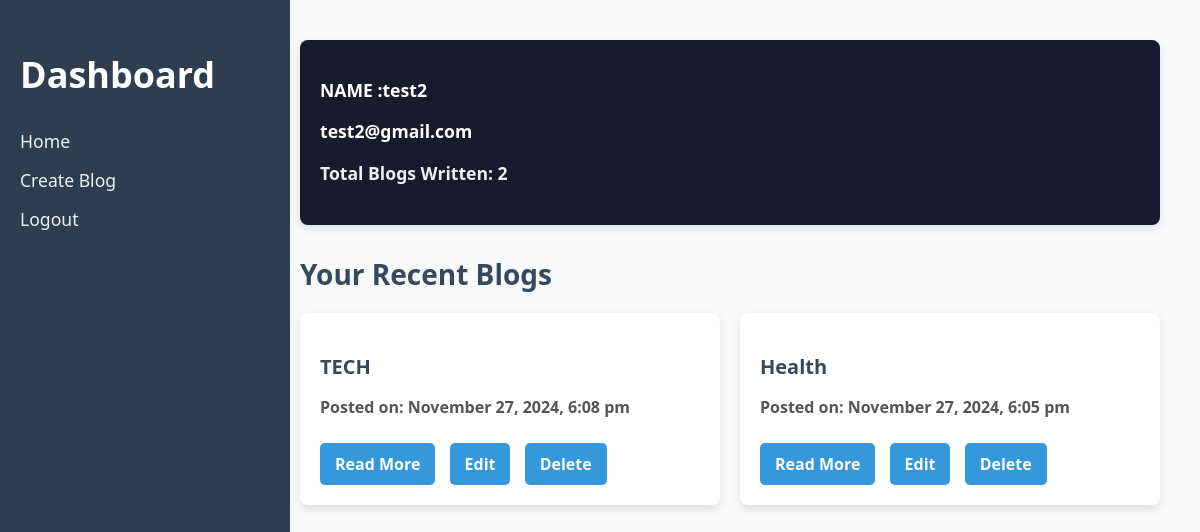
The page /php/profile.php (signed in) on the database its author committed.
### tables this page shows
CREATE TABLE `users` (
  `id` int(11) NOT NULL,
  `name` varchar(100) NOT NULL,
  `email` varchar(100) NOT NULL,
  `password` varchar(255) NOT NULL,
  `role` enum('user','admin') DEFAULT 'user',
  `created_at` timestamp NOT NULL DEFAULT current_timestamp(),
  `profile_image` varchar(255) DEFAULT 'default-profile.jpg'
);

CREATE TABLE `blogs` (
  `id` int(11) NOT NULL,
  `title` varchar(255) NOT NULL,
  `content` text NOT NULL,
  `image` varchar(255) DEFAULT NULL,
  `author_id` int(11) NOT NULL,
  `created_at` timestamp NOT NULL DEFAULT current_timestamp(),
  `category` varchar(50) NOT NULL
);

### php/profile.php (the view, shortened to what this page needs)
<?php
include('connect.php');
$user_id = $_SESSION['user_id'];
$user_sql = "SELECT * FROM users WHERE id = ?";
$user_stmt = $conn->prepare($user_sql);
$user_stmt->bind_param("i", $user_id);
$user_stmt->execute();
$user_result = $user_stmt->get_result();
$user_data = $user_result->fetch_assoc();
$sql = "SELECT * FROM blogs WHERE author_id = ? ORDER BY created_at DESC";
$stmt = $conn->prepare($sql);
$stmt->bind_param("i", $user_id);
$stmt->execute();
$result = $stmt->get_result();
$count_sql = "SELECT COUNT(*) AS blog_count FROM blogs WHERE author_id = ?";
$count_stmt = $conn->prepare($count_sql);
$count_stmt->bind_param("i", $user_id);
$count_stmt->execute();
$count_result = $count_stmt->get_result();
$blog_count = $count_result->fetch_assoc()['blog_count'];
?>
<!DOCTYPE html>
<html lang="en">
<head>
    <link rel="stylesheet" href="../assets/css/profile.css">
</head>
<body>
<aside class="sidebar">
    <div class="sidebar-header">
        <h2>Dashboard</h2>
    </div>
    <nav>
        <ul>
            <li><a href="../index.php">Home</a></li>
            <li><a href="../html/create_blog.html">Create Blog</a></li>
            <li><a href="logout.php">Logout</a></li>
        </ul>
    </nav>
</aside>
<main class="dashboard-container">
<header class="dashboard-header">
<section class="overview">
    <div class="user-info">
        <p><strong>NAME :<strong><?php echo htmlspecialchars($user_data['name']); ?></p>
        <p><?php echo htmlspecialchars($user_data['email']); ?></p>
        <p class="blog-count">Total Blogs Written: <?php echo $blog_count; ?></p>
    </div>
</header>
    <section class="recent-activity">
        <h3>Your Recent Blogs</h3>
        <?php if ($result->num_rows > 0) { ?>
            <div class="card-container">
                <?php while ($row = $result->fetch_assoc()) { ?>
                    <div class="blog-card">
                        <h3><?php echo htmlspecialchars($row['title']); ?></h3>
                        <p><strong>Posted on:</strong> <?php echo date("F j, Y, g:i a", strtotime($row['created_at'])); ?></p>
                        <a href="view.php?id=<?php echo $row['id']; ?>" class="btn-view">Read More</a>
                        <a href="edit_blog.php?id=<?php echo $row['id']; ?>" class="btn-edit">Edit</a>
                        <a href="delete_blog.php?id=<?php echo $row['id']; ?>" class="btn-delete" onclick="return confirm('Are you sure you want to delete this blog?');">Delete</a>
                    </div>
                <?php } ?>
            </div>
        <?php } else { ?>
            <p>No blogs found. Start by creating one!</p>
        <?php } ?>
    </section>
</main>
</body>
</html>

### assets/css/profile.css (style rules this page uses)
body { font-family: 'Segoe UI', Tahoma, Geneva, Verdana, sans-serif; margin: 0; padding: 0; display: flex; background-color: #f8f9fa; }
.sidebar { width: 250px; background-color: #2c3e50; padding: 20px; height: 100vh; position: fixed; top: 0; left: 0; color: #fff; }
.sidebar-header { font-size: 1.5rem; margin-bottom: 20px; }
.sidebar nav ul { list-style: none; padding: 0; }
.sidebar nav ul li { margin: 15px 0; }
.sidebar nav ul li a { color: #ecf0f1; text-decoration: none; font-size: 1.1rem; }
.dashboard-container { margin-left: 260px; padding: 40px; width: calc(100% - 260px); }
.dashboard-header { background-color: #1a1a2e; padding: 20px; color: white; border-radius: 8px; box-shadow: 0 4px 8px rgba(0, 0, 0, 0.1); margin-bottom: 30px; }
.dashboard-header .user-info p { font-size: 1.1rem; }
.dashboard-header .user-info { margin-bottom: 20px; }
.dashboard-header .user-info .blog-count { font-size: 1.1rem; color: #ecf0f1; margin-top: 10px; }
.recent-activity { margin-bottom: 40px; }
.recent-activity h3 { font-size: 1.75rem; color: #34495e; margin-bottom: 20px; }
.card-container { display: grid; grid-template-columns: repeat(auto-fill, minmax(320px, 1fr)); gap: 20px; }
.blog-card { background-color: #fff; padding: 20px; border-radius: 8px; box-shadow: 0 4px 10px rgba(0, 0, 0, 0.1); transition: transform 0.3s ease, box-shadow 0.3s ease; }
.blog-card h3 { font-size: 1.25rem; margin-bottom: 10px; }
.blog-card p { font-size: 1rem; color: #555; margin-bottom: 15px; }
.blog-card a { padding: 10px 15px; background-color: #3498db; color: white; text-decoration: none; border-radius: 5px; margin-right: 10px; }
.btn-action, .btn-edit, .btn-view, .btn-delete { display: inline-block; padding: 10px 15px; background-color: #3498db; color: white; text-decoration: none; border-radius: 5px; margin-top: 10px; }
.btn-delete { background-color: #e74c3c; }

### rows shown on the page
users: name "test2", email "test2@gmail.com"
blogs: title "TECH", created_at "November 27, 2024, 6:08 pm"
blogs: title "Health", created_at "November 27, 2024, 6:05 pm"

### other values the page prints
$blog_count "2"
